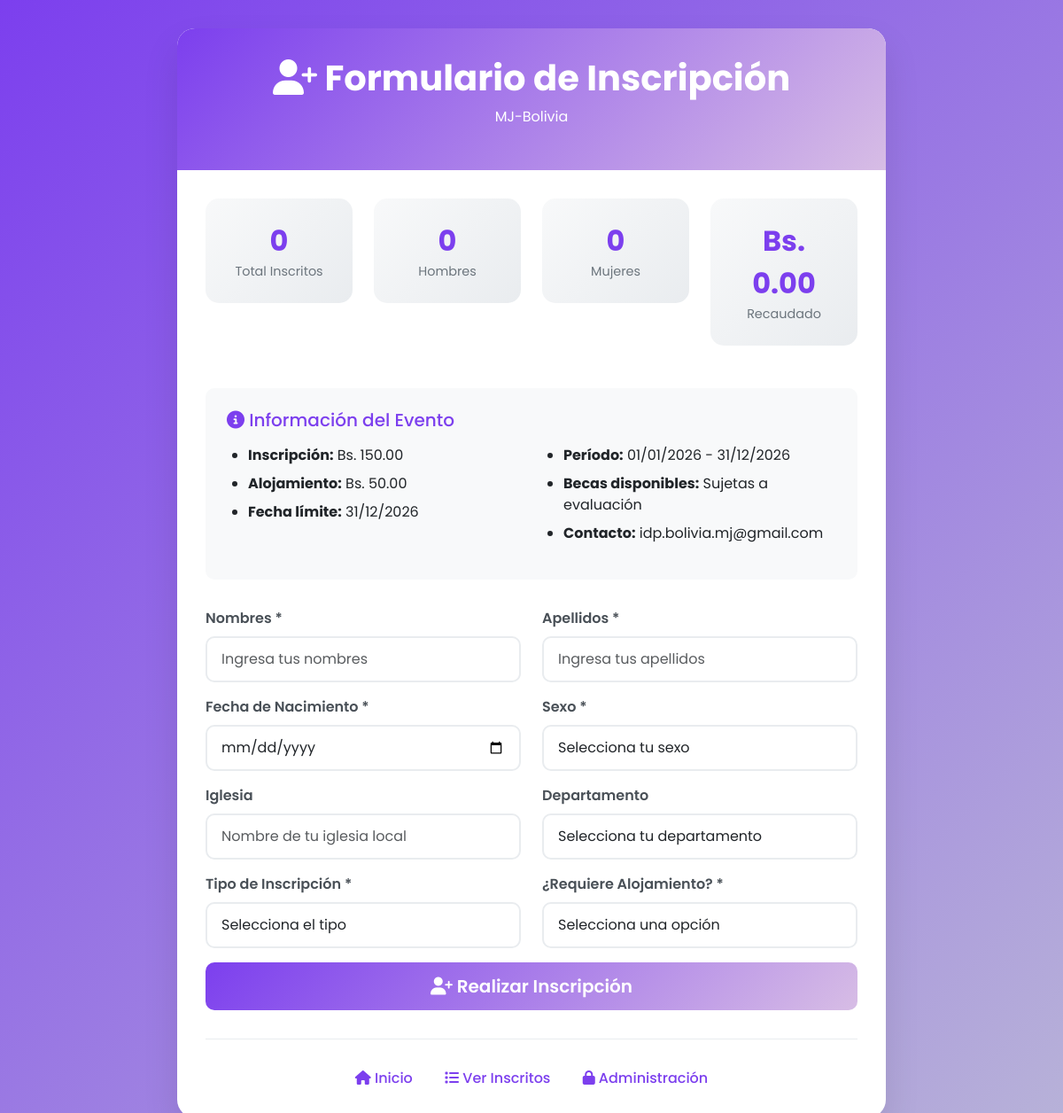
Screenshot of /inscripciones/index.php with the database file from the repository.
### tables this page shows
CREATE TABLE `configuracion` (
  `id` int(11) NOT NULL AUTO_INCREMENT,
  `nombre_institucion` varchar(200) NOT NULL,
  `descripcion` text DEFAULT NULL,
  `logo` varchar(255) DEFAULT NULL,
  `favicon` varchar(255) DEFAULT NULL,
  `email_contacto` varchar(100) DEFAULT NULL,
  `telefono` varchar(50) DEFAULT NULL,
  `direccion` text DEFAULT NULL,
  `facebook` varchar(255) DEFAULT NULL,
  `twitter` varchar(255) DEFAULT NULL,
  `instagram` varchar(255) DEFAULT NULL,
  `youtube` varchar(255) DEFAULT NULL,
  `color_primario` varchar(7) DEFAULT '#8B7EC8',
  `color_secundario` varchar(7) DEFAULT '#B8B3D8',
  `color_acento` varchar(7) DEFAULT '#6B5B95',
  `metadescription` text DEFAULT NULL,
  `metakeywords` text DEFAULT NULL,
  `analytics_id` varchar(50) DEFAULT NULL,
  PRIMARY KEY (`id`)
);

CREATE TABLE `configuracion_inscripciones` (
  `id` int(11) NOT NULL AUTO_INCREMENT,
  `monto_inscripcion` decimal(10,2) NOT NULL DEFAULT 0.00,
  `monto_alojamiento` decimal(10,2) NOT NULL DEFAULT 0.00,
  `fecha_inicio` date DEFAULT NULL,
  `fecha_fin` date DEFAULT NULL,
  `limite_inscripciones` int(11) DEFAULT NULL,
  `instrucciones_pago` text DEFAULT NULL,
  `estado` enum('activo','inactivo') DEFAULT 'activo',
  `fecha_creacion` timestamp NOT NULL DEFAULT current_timestamp(),
  PRIMARY KEY (`id`)
);

### includes/functions.php (called while the page is built, shortened)
<?php
require_once __DIR__ . '/../config/config.php';
class SiteConfig
{
    private static $config = null;
    public static function get()
    {
        if (self::$config === null) {
            $db = getDB();
            $stmt = $db->query("SELECT * FROM configuracion WHERE id = 1");
            self::$config = $stmt->fetch();
        }
        return self::$config;
    }
}

### includes/inscripciones.php (called while the page is built, shortened)
<?php
class Inscripciones {
    public static function getStats() {
        $db = getDB();
        $stats = [];
        $stats['total'] = $db->query("SELECT COUNT(*) FROM inscripciones WHERE estado = 'activo'")->fetchColumn();
        $stats['masculino'] = $db->query("SELECT COUNT(*) FROM inscripciones WHERE sexo = 'Masculino' AND estado = 'activo'")->fetchColumn();
        $stats['femenino'] = $db->query("SELECT COUNT(*) FROM inscripciones WHERE sexo = 'Femenino' AND estado = 'activo'")->fetchColumn();
        $stmt = $db->query("SELECT tipo_inscripcion, COUNT(*) as total FROM inscripciones WHERE estado = 'activo' GROUP BY tipo_inscripcion");
        $stats['tipos'] = $stmt->fetchAll(PDO::FETCH_KEY_PAIR);
        $stmt = $db->query("SELECT estado_pago, COUNT(*) as total FROM inscripciones WHERE estado = 'activo' GROUP BY estado_pago");
        $stats['estados_pago'] = $stmt->fetchAll(PDO::FETCH_KEY_PAIR);
        $stats['con_alojamiento'] = $db->query("SELECT COUNT(*) FROM inscripciones WHERE alojamiento = 'Si' AND estado = 'activo'")->fetchColumn();
        $stats['sin_alojamiento'] = $db->query("SELECT COUNT(*) FROM inscripciones WHERE alojamiento = 'No' AND estado = 'activo'")->fetchColumn();
        $stats['recaudacion_total'] = $db->query("SELECT SUM(monto_pagado) FROM inscripciones WHERE estado = 'activo'")->fetchColumn();
        $stats['deudores'] = $db->query("SELECT COUNT(*) FROM inscripciones WHERE estado_pago = 'pendiente' AND estado = 'activo'")->fetchColumn();
        $stats['becas'] = $db->query("SELECT COUNT(*) FROM inscripciones WHERE tipo_inscripcion = 'beca' AND estado = 'activo'")->fetchColumn();
        return $stats;
    }
    public static function getConfig() {
        $db = getDB();
        $stmt = $db->query("SELECT * FROM configuracion_inscripciones WHERE id = 1");
        return $stmt->fetch();
    }
}
?>

### config/config.php (called while the page is built, shortened)
<?php
require_once __DIR__ . '/../includes/functions.php';
require_once __DIR__ . '/../includes/inscripciones.php';
function formatDate($date, $format = 'd/m/Y')
{
    return date($format, strtotime($date));
}

### inscripciones/index.php (the view, shortened to what this page needs)
<?php
require_once '../config/config.php';
require_once '../includes/functions.php';
$config = Inscripciones::getConfig();
$stats = Inscripciones::getStats();
$siteConfig = SiteConfig::get();
?>
<!DOCTYPE html>
<html lang="es">
<head>
    <link href="https://cdn.jsdelivr.net/npm/bootstrap@5.3.0/dist/css/bootstrap.min.css" rel="stylesheet">
    <link href="https://cdnjs.cloudflare.com/ajax/libs/font-awesome/6.4.0/css/all.min.css" rel="stylesheet">
</head>
<body>
    <div class="container">
        <div class="form-container">
            <div class="form-header">
                <h1><i class="fas fa-user-plus"></i> Formulario de Inscripción</h1>
                <p><?php echo htmlspecialchars($siteConfig['nombre_institucion']); ?></p>
            </div>
            <div class="form-body">
                <div class="row mb-4">
                    <div class="col-md-3 col-6">
                        <div class="stats-card">
                            <div class="stats-number"><?php echo $stats['total'] ?? 0; ?></div>
                            <div class="stats-label">Total Inscritos</div>
                        </div>
                    </div>
                    <div class="col-md-3 col-6">
                        <div class="stats-card">
                            <div class="stats-number"><?php echo $stats['masculino'] ?? 0; ?></div>
                            <div class="stats-label">Hombres</div>
                        </div>
                    </div>
                    <div class="col-md-3 col-6">
                        <div class="stats-card">
                            <div class="stats-number"><?php echo $stats['femenino'] ?? 0; ?></div>
                            <div class="stats-label">Mujeres</div>
                        </div>
                    </div>
                    <div class="col-md-3 col-6">
                        <div class="stats-card">
                            <div class="stats-number">Bs.
                                <?php echo number_format($stats['recaudacion_total'] ?? 0, 2); ?></div>
                            <div class="stats-label">Recaudado</div>
                        </div>
                    </div>
                </div>
                <div class="info-section">
                    <h5><i class="fas fa-info-circle"></i> Información del Evento</h5>
                    <div class="row">
                        <div class="col-md-6">
                            <ul>
                                <li><strong>Inscripción:</strong> Bs.
                                    <?php echo number_format($config['monto_inscripcion'] ?? 0, 2); ?></li>
                                <li><strong>Alojamiento:</strong> Bs.
                                    <?php echo number_format($config['monto_alojamiento'] ?? 0, 2); ?></li>
                                <li><strong>Fecha límite:</strong>
                                    <?php echo formatDate($config['fecha_fin'] ?? '', 'd/m/Y'); ?></li>
                            </ul>
                        </div>
                        <div class="col-md-6">
                            <ul>
                                <li><strong>Período:</strong>
                                    <?php echo formatDate($config['fecha_inicio'] ?? '', 'd/m/Y'); ?> -
                                    <?php echo formatDate($config['fecha_fin'] ?? '', 'd/m/Y'); ?></li>
                                <li><strong>Becas disponibles:</strong> Sujetas a evaluación</li>
                                <li><strong>Contacto:</strong>
                                    <?php echo htmlspecialchars($siteConfig['email_contacto'] ?? ''); ?></li>
                            </ul>
                        </div>
                    </div>
                </div>
                <form method="POST" action="index.php" id="formInscripcion">
                    <div class="row">
                        <div class="col-md-6">
                            <div class="form-group mb-3">
                                <label for="nombres" class="form-label">Nombres *</label>
                                <input type="text" name="nombres" id="nombres" class="form-control"
                                    placeholder="Ingresa tus nombres" required
                                    value="<?php echo isset($_POST['nombres']) ? htmlspecialchars($_POST['nombres']) : ''; ?>">
                            </div>
                        </div>
                        <div class="col-md-6">
                            <div class="form-group mb-3">
                                <label for="apellidos" class="form-label">Apellidos *</label>
                                <input type="text" name="apellidos" id="apellidos" class="form-control"
                                    placeholder="Ingresa tus apellidos" required
                                    value="<?php echo isset($_POST['apellidos']) ? htmlspecialchars($_POST['apellidos']) : ''; ?>">
                            </div>
                        </div>
                    </div>
                    <div class="row">
                        <div class="col-md-6">
                            <div class="form-group mb-3">
                                <label for="fecha_nacimiento" class="form-label">Fecha de Nacimiento *</label>
                                <input type="date" name="fecha_nacimiento" id="fecha_nacimiento" class="form-control"
                                    required
                                    value="<?php echo isset($_POST['fecha_nacimiento']) ? htmlspecialchars($_POST['fecha_nacimiento']) : ''; ?>">
                            </div>
                        </div>
                        <div class="col-md-6">
                            <div class="form-group mb-3">
                                <label for="sexo" class="form-label">Sexo *</label>
                                <select name="sexo" id="sexo" class="form-control" required>
                                    <option value="">Selecciona tu sexo</option>
                                </select>
                            </div>
                        </div>
                    </div>
                    <div class="row">
                        <div class="col-md-6">
                            <div class="form-group mb-3">
                                <label for="iglesia" class="form-label">Iglesia</label>
                                <input type="text" name="iglesia" id="iglesia" class="form-control"
                                    placeholder="Nombre de tu iglesia local"
                                    value="<?php echo isset($_POST['iglesia']) ? htmlspecialchars($_POST['iglesia']) : ''; ?>">
                            </div>
                        </div>
                        <div class="col-md-6">
                            <div class="form-group mb-3">
                                <label for="departamento" class="form-label">Departamento</label>
                                <select name="departamento" id="departamento" class="form-control">
                                    <option value="">Selecciona tu departamento</option>
                                </select>
                            </div>
                        </div>
                    </div>
                    <div class="row">
                        <div class="col-md-6">
                            <div class="form-group mb-3">
                                <label for="tipo_inscripcion" class="form-label">Tipo de Inscripción *</label>
                                <select name="tipo_inscripcion" id="tipo_inscripcion" class="form-control" required>
                                    <option value="">Selecciona el tipo</option>
                                </select>
                            </div>
                        </div>
                        <div class="col-md-6">
                            <div class="form-group mb-3">
                                <label for="alojamiento" class="form-label">¿Requiere Alojamiento? *</label>
                                <select name="alojamiento" id="alojamiento" class="form-control" required>
                                    <option value="">Selecciona una opción</option>
                                </select>
                            </div>
                        </div>
                    </div>
                    <div class="d-grid gap-2">
                        <button type="submit" class="btn btn-primary btn-lg">
                            <i class="fas fa-user-plus"></i> Realizar Inscripción
                        </button>
                    </div>
                </form>
                <div class="footer-links">
                    <a href="../index.php"><i class="fas fa-home"></i> Inicio</a>
                    <a href="reportes.php"><i class="fas fa-list"></i> Ver Inscritos</a>
                    <a href="../admin/login.php"><i class="fas fa-lock"></i> Administración</a>
                </div>
            </div>
        </div>
    </div>
</body>
</html>

### rows the page displays
configuracion: nombre_institucion "MJ-Bolivia", email_contacto "idp.bolivia.mj@gmail.com"
configuracion_inscripciones: monto_inscripcion "150.00", monto_alojamiento "50.00", fecha_fin "31/12/2026", fecha_inicio "01/01/2026"

### other values shown
$stats['total'] "0"
$stats['masculino'] "0"
$stats['femenino'] "0"
$stats['recaudacion_total'] "0.00"
